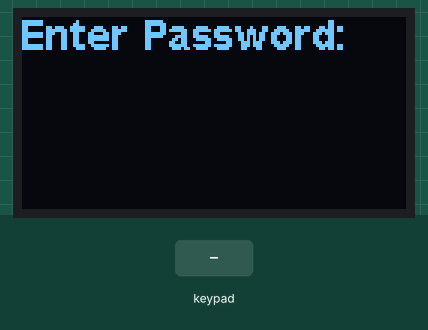
This sketch was run on a simulated Arduino Uno, built with avr-gcc and run on an emulated ATmega328P. Parts: 128×64 one-colour display. The inputs (shaded band) are chosen by the test bench.

Above: at 1.2 s.
1.3 s: keypad keys 1 2 C 8 5 D A # pressed 0.4 s apart
At 4.4 s:
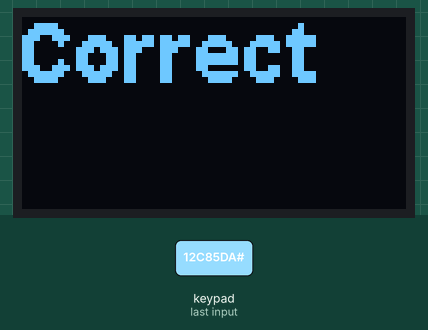
6.0 s: key 'A' pressed
At 7.2 s:
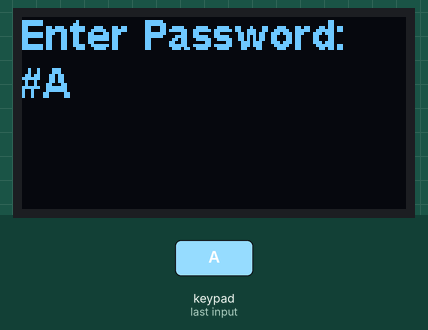
8.4 s: keypad keys 1 2 C 8 5 D A * pressed 0.4 s apart
At 10.5 s:
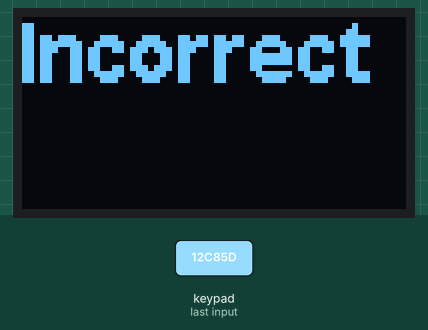
14.5 s: key 'B' pressed
At 15.6 s:
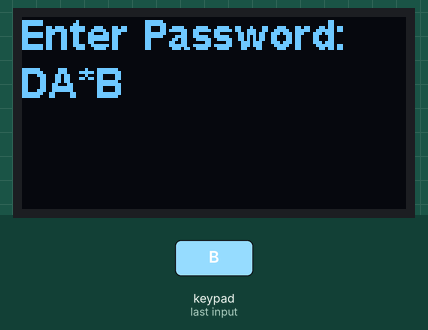
16.0 s: key 'C' pressed
At 16.5 s:
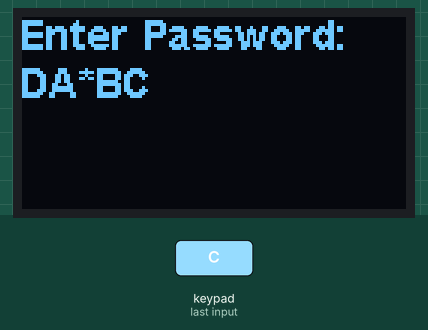
17.5 s: keypad keys 1 2 C 8 5 D A pressed 0.4 s apart
At 22.5 s:
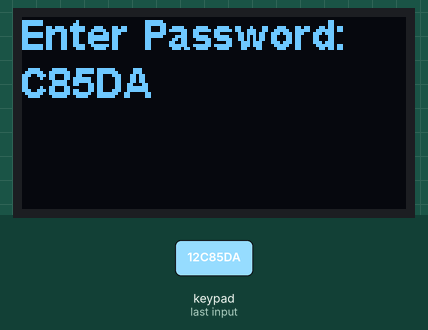
Timing chart, 0 to 24.0 s (numbered marks = the images above; inputs shaded):
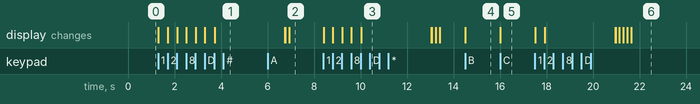

The sketch:

MonitorKeypad.ino
```cpp
#include <Keypad.h>
#include "SSD1306Ascii.h"
#include "SSD1306AsciiWire.h"
#include <Wire.h>

#define Password_Length 8

// 0X3C+SA0 - 0x3C or 0x3D
#define I2C_ADDRESS 0x3C

char Data[Password_Length];
char Master[Password_Length] = "12C85DA";
byte data_count = 0, master_count = 0;
bool Pass_is_good;
char customKey;

const byte ROWS = 4;
const byte COLS = 4;

char hexaKeys[ROWS][COLS] = {
  {'1', '2', '3', 'A'},
  {'4', '5', '6', 'B'},
  {'7', '8', '9', 'C'},
  {'*', '0', '#', 'D'}
};

byte rowPins[ROWS] = {9, 8, 7, 6};
byte colPins[COLS] = {5, 4, 3, 2};

Keypad customKeypad = Keypad(makeKeymap(hexaKeys), rowPins, colPins, ROWS, COLS);
SSD1306AsciiWire oled;

void setup(){
  Serial.begin(9600);
  Wire.begin();
  Wire.setClock(400000L);
  oled.begin(&Adafruit128x64, I2C_ADDRESS);
  oled.setFont(Arial_bold_14);
  clearData();
}

void loop(){
  customKey = customKeypad.getKey();
  if (customKey){
    Data[data_count] = customKey;
    oled.print(Data[data_count]);
    data_count++;
  }

  if(data_count == Password_Length-1) {
    oled.clear();
    oled.set2X();
    if(!strcmp(Data, Master)){
      oled.println("Correct");
    } else {
      oled.println("Incorrect");
    }

    delay(3000);
    clearData();
  }
}

void clearData() {
  while(data_count !=0){
    Data[data_count--] = 0;
  }
  oled.clear();
  oled.set1X();
  oled.println("Enter Password:");
  return;
}
```

Measured:
- after the input at 1.3 s, the display: first changes at once (image 1 shows a later state)
- after the input at 6.0 s, the display: first differs from a run without the input after 0.94 s (image 2)
- after the input at 8.4 s, the display: first changes at once (image 3 shows a later state)
- after the input at 14.5 s, the display: changes at once (image 4)
- after the input at 16.0 s, the display: changes at once (image 5)
- after the input at 17.5 s, the display: first changes at once (image 6 shows a later state)
